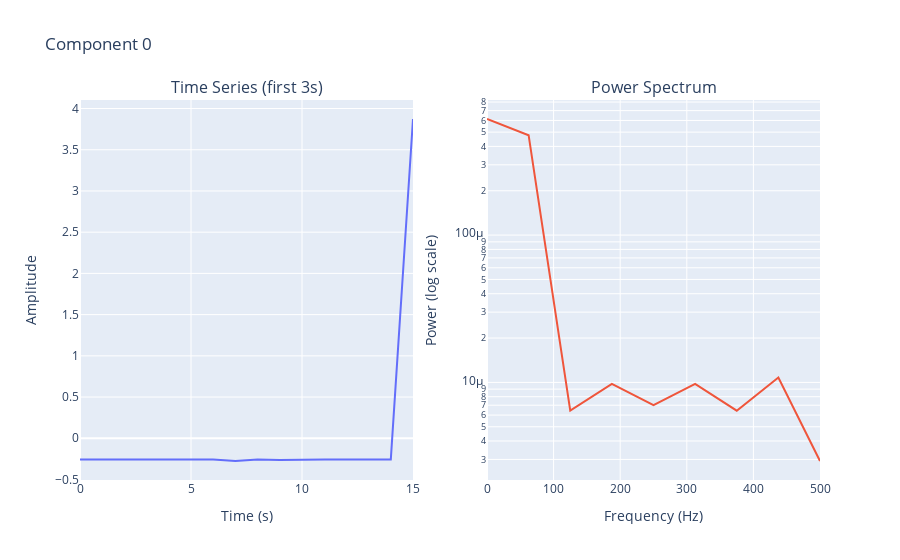

Write notebook code for a chart like this one.
### Code cell
n_components = sources.shape[1]

# Loop through each component and create a plot
for i in range(n_components):

    # Create a figure with 1 row and 2 columns for the subplots
    fig = make_subplots(
        rows=1, cols=2, subplot_titles=("Time Series (first 3s)", "Power Spectrum")
    )

    # --- Plot 1: Time Series ---
    component_ts = sources[:, i]
    fig.add_trace(
        go.Scatter(
            x=time[: 1000 * 3],
            y=component_ts[: 1000 * 3],
            mode="lines",
            name="Time Series",
        ),
        row=1,
        col=1,
    )

    # --- Plot 2: Power Spectral Density (PSD) ---
    freqs, psd = welch(component_ts, fs=1000, nperseg=1000 * 2)
    fig.add_trace(go.Scatter(x=freqs, y=psd, mode="lines", name="PSD"), row=1, col=2)

    # --- Update plot layout and axes ---
    fig.update_layout(title_text=f"Component {i}", showlegend=False)
    fig.update_xaxes(title_text="Time (s)", row=1, col=1)
    fig.update_yaxes(title_text="Amplitude", row=1, col=1)

    fig.update_xaxes(title_text="Frequency (Hz)", range=[0, 1000 / 2], row=1, col=2)
    fig.update_yaxes(
        title_text="Power (log scale)", type="log", row=1, col=2
    )  # Use log scale

    # Show the interactive plot
    fig.show()

### Figure 1 — Plotly figure (JSON) as saved in the notebook; plotly's stock layout.template omitted (floating-point values rounded to 4 significant figures; data arrays with more than 128 entries replaced by an {"elided": "..."} marker saying what was removed)
{"data": [{"mode": "lines", "name": "Time Series", "type": "scatter", "x": {"elided": "3000 int values"}, "xaxis": "x", "y": [-0.2565, -0.2566, -0.2565, -0.2565, -0.2565, -0.2565, -0.2565, -0.2756, -0.2565, -0.263, -0.2565, -0.2565, -0.2565, -0.2565, -0.2565, 3.873], "yaxis": "y"}, {"mode": "lines", "name": "PSD", "type": "scatter", "x": [0.0, 62.5, 125.0, 187.5, 250.0, 312.5, 375.0, 437.5, 500.0], "xaxis": "x2", "y": [0.000614, 0.0004765, 6.432e-06, 9.775e-06, 7.007e-06, 9.772e-06, 6.429e-06, 1.081e-05, 2.927e-06], "yaxis": "y2"}], "layout": {"annotations": [{"font": {"size": 16}, "showarrow": false, "text": "Time Series (first 3s)", "x": 0.225, "xanchor": "center", "xref": "paper", "y": 1, "yanchor": "bottom", "yref": "paper"}, {"font": {"size": 16}, "showarrow": false, "text": "Power Spectrum", "x": 0.775, "xanchor": "center", "xref": "paper", "y": 1, "yanchor": "bottom", "yref": "paper"}], "showlegend": false, "title": {"text": "Component 0"}, "xaxis": {"anchor": "y", "domain": [0, 0.45], "title": {"text": "Time (s)"}}, "xaxis2": {"anchor": "y2", "domain": [0.55, 1], "range": [0, 500], "title": {"text": "Frequency (Hz)"}}, "yaxis": {"anchor": "x", "domain": [0, 1], "title": {"text": "Amplitude"}}, "yaxis2": {"anchor": "x2", "domain": [0, 1], "title": {"text": "Power (log scale)"}, "type": "log"}}}
